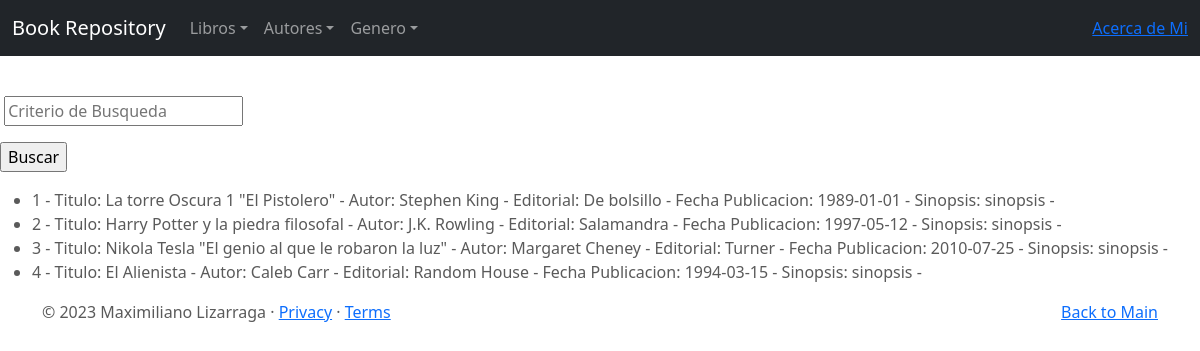
Screenshot of /libro/list with the database file from the repository.
### nueva_entrega/models.py (models this page shows)
class Libro(models.Model):
    titulo = models.CharField(max_length=100)
    autor = models.CharField(max_length=100)
    editorial = models.CharField(max_length=100)
    fecha_publicacion = models.DateField()
    sinopsis = models.TextField(max_length=650)
    def __str__(self):
        return f"{self.id} - Titulo: {self.titulo} - Autor: {self.autor} - Editorial: {self.editorial} - Fecha Publicacion: {self.fecha_publicacion} - Sinopsis: {self.sinopsis} -"

### nueva_entrega/views.py (the view)
# urls.py: path('libro/list', LibroList.as_view(), name="libro-list"),
class LibroList(ListView):
    model = Libro
    def get_queryset(self):
        criterio = self.request.GET.get('criterio')
        if criterio:
            book = Libro.objects.filter(titulo__icontains=criterio)
        else:
            book = Libro.objects.all()
        return book

### nueva_entrega/templates/nueva_entrega/libro_list.html (shortened to what this page needs)
{% extends "nueva_entrega/base.html" %}
{% block main %}
<br>
<form action="?" method="GET">
    <p>
        <input type="text" name="criterio" value= "{{ request.get.criterio }}" maxlength="100" required="" id="" placeholder="Criterio de Busqueda">
      </p>
      <p>
        <input type="submit" value="Buscar">
      </p>
</form>
    <ul>
    {% for libro in object_list  %}
    <li>
        {{libro}}
    </li>
    {% empty %}
    No existen registos
    {% endfor %}
    </ul>
{% endblock %}

### nueva_entrega/static/nueva_entrega/css/carousel.css (style rules this page uses)
body { padding-top: 3rem; padding-bottom: 3rem; color: #5a5a5a; }

### rows the page displays
Libro: id+titulo+autor "1 - Titulo: La torre Oscura 1 \"El Pistolero\" - Autor: Stephen King - Editorial: De bolsillo - Fecha Publicacion: 1989-01-01 - Sinopsis: sinopsis -"
Libro: id+titulo+autor "2 - Titulo: Harry Potter y la piedra filosofal - Autor: J.K. Rowling - Editorial: Salamandra - Fecha Publicacion: 1997-05-12 - Sinopsis: sinopsis -"
Libro: id+titulo+autor "3 - Titulo: Nikola Tesla \"El genio al que le robaron la luz\" - Autor: Margaret Cheney - Editorial: Turner - Fecha Publicacion: 2010-07-25 - Sinopsis: sinopsis -"
Libro: id+titulo+autor "4 - Titulo: El Alienista - Autor: Caleb Carr - Editorial: Random House - Fecha Publicacion: 1994-03-15 - Sinopsis: sinopsis -"
